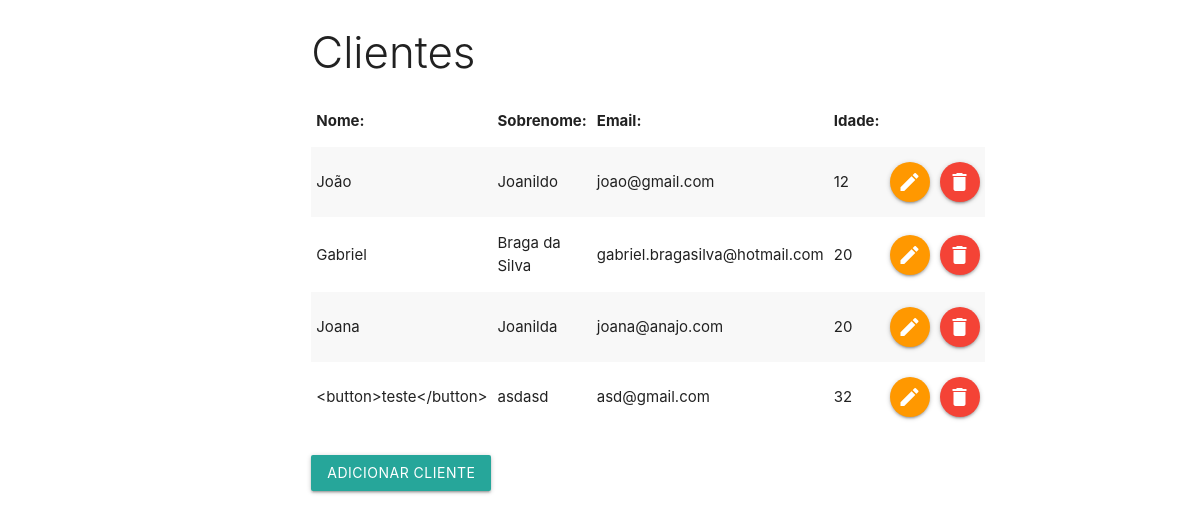
The page / on the database its author committed.
### tables this page shows
CREATE TABLE `clientes` (
  `id` int(11) NOT NULL,
  `nome` varchar(255) NOT NULL,
  `sobrenome` varchar(255) NOT NULL,
  `email` varchar(255) NOT NULL,
  `idade` int(3) NOT NULL
);

### index.php (the view, shortened to what this page needs)
<?php
include_once 'php_action/db_connect.php';
include_once 'includes/header.php';
?>
<div class="row">
    <div class="col s12 m6 push-m3">
        <h3 class="light">Clientes</h3>
        <table class="striped">
            <thead>
                <tr>
                    <th>Nome:</th>
                    <th>Sobrenome:</th>
                    <th>Email:</th>
                    <th>Idade:</th>
                </tr>
            </thead>
            <tbody>
                <?php
                    $sql = "SELECT * FROM clientes";
                    $resultado = mysqli_query($connect, $sql);
                    if(mysqli_num_rows($resultado) > 0):
                    while($dados=mysqli_fetch_array($resultado)):
                ?>
                <tr>
                    <td><?php echo $dados['nome']; ?></td>
                    <td><?php echo $dados['sobrenome']; ?></td>
                    <td><?php echo $dados['email']; ?></td>
                    <td><?php echo $dados['idade']; ?></td>
                    <td><a href="php_action/editar.php?id=<?php echo $dados['id']; ?>" class="btn-floating orange"><i
                                class="material-icons">edit</i></a></td>
                    <td><a href="#modal<?php echo $dados['id']; ?>" class="btn-floating red modal-trigger"><i
                                class="material-icons">delete</i></a></td>
                </tr>
                <?php
                    endwhile;
                    endif;
                ?>
            </tbody>
        </table>
        <br>
        <a href="adicionar.php" class="btn">ADICIONAR CLIENTE</a>
    </div>
</div>
<?php
    include_once 'includes/footer.php';
?>

### includes/header.php (shortened to what this page needs)
<!DOCTYPE html>
<html>
<head>
    <link rel="stylesheet" href="https://cdnjs.cloudflare.com/ajax/libs/materialize/1.0.0/css/materialize.min.css">
</head>
<body>

### includes/footer.php (shortened to what this page needs)
</body>
</html>

### rows shown on the page
clientes: nome "João", sobrenome "Joanildo", email "joao@gmail.com", idade "12"
clientes: nome "Gabriel", sobrenome "Braga da Silva", email "gabriel.bragasilva@hotmail.com", idade "20"
clientes: nome "Joana", sobrenome "Joanilda", email "joana@anajo.com", idade "20"
clientes: nome "<button>teste</button>", sobrenome "asdasd", email "asd@gmail.com", idade "32"
